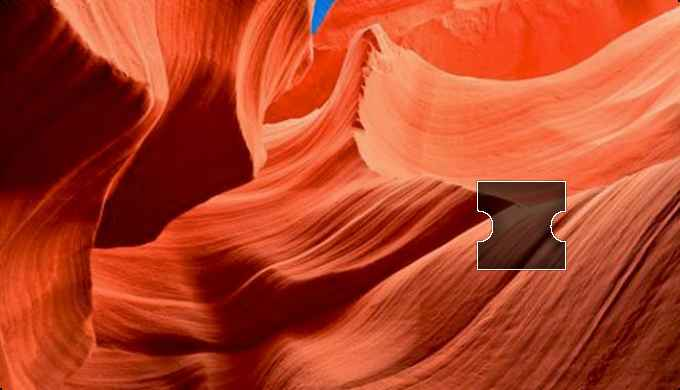
#> input picture Python's Books/Python3网络爬虫开发实战/chap08/img.png, 680 x 390 px
$ python '8.2缺口识别.py'
#> lines starting #> are read from the running program, lines starting #| are printed output that depends on the picture; after the words box and inside, x2 and y2 are one past the last pixel; in counts of white or black regions, pixels touching at a corner belong together
# -*- coding: utf-8 -*-
"""
 @Time : 2024/3/17 16:57
 @Author : sunliguo
 @Email : sunliguo2006@qq.com
"""
import cv2

GAUSSIAN_BLUR_KERNEL_SIZE = (5, 5)
GAUSSIAN_BLUR_SIGMA_X = 0
CANNY_THRESHOLD1 = 200
CANNY_THRESHOLD2 = 450

TARGET_HEIGHT = 90
TARGET_WIDTH = 90


def get_gaussian_blur_image(image):
    """

    @param image:
    @return: 高斯滤波处理后的图片
    """
    return cv2.GaussianBlur(image, GAUSSIAN_BLUR_KERNEL_SIZE, GAUSSIAN_BLUR_SIGMA_X)


def get_canny_image(image):
    """

    @param image:
    @return: 边缘检测处理后
    """
    return cv2.Canny(image, CANNY_THRESHOLD1, CANNY_THRESHOLD2)


def get_contours(image):
    """

    @param image:
    @return: 轮廓信息
    """
    contours, _ = cv2.findContours(image, cv2.RETR_CCOMP, cv2.CHAIN_APPROX_SIMPLE)
    return contours


def get_contour_area_threshold(image_width, image_height):
    """
        返回图片最大和最小面积
    @param image_width:
    @param image_height:
    @return:
    """
    # contour_area_min = (image_width * 0.15) * (image_height * 0.25) * 0.8
    # contour_area_max = (image_width * 0.15) * (image_height * 0.25) * 1.2

    contour_area_min = TARGET_WIDTH * TARGET_HEIGHT * 0.8
    contour_area_max = TARGET_WIDTH * TARGET_HEIGHT * 1.2

    return contour_area_min, contour_area_max


def get_arc_length_threshold(image_width, image_height):
    """
    返回目标轮廓周长下限和上限
    @param image_width:
    @param image_height:
    @return:
    """
    # arc_length_min = ((image_width * 0.15) + (image_height * 0.25)) * 2 * 0.8
    # arc_length_max = ((image_width * 0.15) + (image_height * 0.25)) * 2 * 1.2

    arc_length_min = (TARGET_WIDTH + TARGET_HEIGHT) * 2 * 0.8
    arc_length_max = (TARGET_WIDTH + TARGET_HEIGHT) * 2 * 1.2

    return arc_length_min, arc_length_max


def get_offset_threshold(image_width):
    """
    缺口位置偏移量下限和上限
    @param image_width:
    @return:
    """
    offset_min = 0.2 * image_width
    offset_max = 0.85 * image_width

    return offset_min, offset_max


if __name__ == '__main__':
    image_raw = cv2.imread('img.png')
#> image_raw is the input picture: shape (390, 680, 3); mean B, G, R 37.1, 64.7, 179.8
    image_height, image_width, _ = image_raw.shape
#> image_height = 390; image_width = 680
    print(f"背景图片大小：{image_width}*{image_height}")
#| 背景图片大小：680*390
    image_gaussian_blur = get_gaussian_blur_image(image_raw)
    image_canny = get_canny_image(image_gaussian_blur)
#> in get_canny_image, `return cv2.Canny(image, CANNY_THRESHOLD1, CANNY_THRESHOLD2)`:
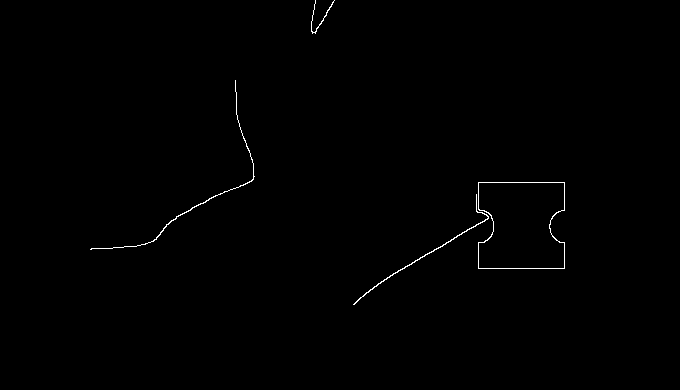
#> returned value: shape (390, 680); 0.4% white in thin lines or dots, all inside (x1, y1, x2, y2) = (90, 0, 565, 305)
    contours = get_contours(image_canny)
#> in get_contours, `contours, _ = cv2.findContours(image, cv2.RETR_CCOMP, cv2.CHAIN_APPROX..`: contours = 5 contours, 1 with area under 20; largest, box (x1, y1, x2, y2) and area: (478, 182, 565, 269) 6638, (478, 182, 565, 269) 6605, (353, 194, 489, 305) 92, (90, 80, 255, 250) 60

    contour_area_min, contour_area_max = get_contour_area_threshold(image_width, image_height)
#> contour_area_min = 6480; contour_area_max = 9720
    arc_length_min, arc_length_max = get_arc_length_threshold(image_width, image_height)
#> arc_length_min = 288; arc_length_max = 432
    offset_min, offset_max = get_offset_threshold(image_width)
#> offset_min = 136; offset_max = 578

    offset = None

    for contour in contours:
        x, y, w, h = cv2.boundingRect(contour)

        print(x, y, w, h)
        if contour_area_min < cv2.contourArea(contour) < contour_area_max and \
                arc_length_min < cv2.arcLength(contour, True) < arc_length_max and \
                offset_min < x < offset_max:
            cv2.rectangle(image_raw, (x, y), (x + w, y + h), (0, 0, 255), 2)
            offset = x
#> this loop made 5 passes
#> (x, y, w, h, offset) on passes 2 to 3: (478, 182, 87, 87, 478), (478, 182, 87, 87, 478)
#> (x, y, w, h) on passes 1, 4, 5: (353, 194, 136, 111), (90, 80, 165, 170), (311, 0, 24, 34)
#| 353 194 136 111
#| 478 182 87 87
#| 478 182 87 87
#| 90 80 165 170
#| 311 0 24 34
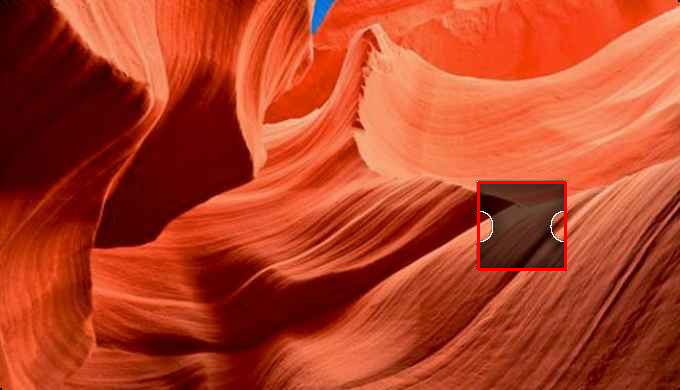
#> image_raw: shape (390, 680, 3); 0.39% of pixels changed, all inside (x1, y1, x2, y2) = (477, 181, 567, 271)

    cv2.imwrite('image_label.png', image_raw)
    print('offset', offset)
#| offset 478

    cv2.imshow('canny', image_raw)
    cv2.waitKey(0)
    cv2.destroyAllWindows()
